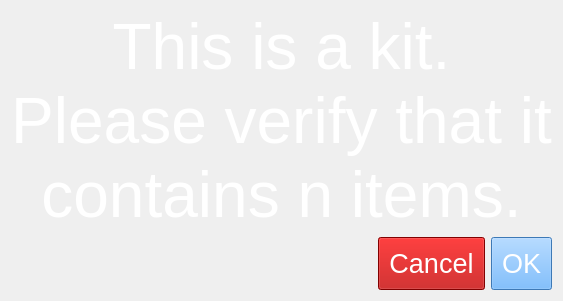
           <widget class="QWidget" name="kitPage">
            <layout class="QVBoxLayout" name="verticalLayout_8">
             <item>
              <widget class="QLabel" name="kitMessage">
               <property name="sizePolicy">
                <sizepolicy hsizetype="Preferred" vsizetype="Preferred">
                 <horstretch>0</horstretch>
                 <verstretch>100</verstretch>
                </sizepolicy>
               </property>
               <property name="styleSheet">
                <string notr="true">font: 75 48pt;
color: rgb(255, 255, 255);</string>
               </property>
               <property name="text">
                <string>This is a kit.
Please verify that it contains n items.</string>
               </property>
               <property name="alignment">
                <set>Qt::AlignCenter</set>
               </property>
               <property name="wordWrap">
                <bool>true</bool>
               </property>
              </widget>
             </item>
             <item>
              <layout class="QHBoxLayout" name="horizontalLayout_5">
               <item>
                <spacer name="horizontalSpacer_11">
                 <property name="orientation">
                  <enum>Qt::Horizontal</enum>
                 </property>
                 <property name="sizeHint" stdset="0">
                  <size>
                   <width>40</width>
                   <height>20</height>
                  </size>
                 </property>
                </spacer>
               </item>
               <item>
                <widget class="QPushButton" name="kitCancelButton">
                 <property name="sizePolicy">
                  <sizepolicy hsizetype="Minimum" vsizetype="Preferred">
                   <horstretch>0</horstretch>
                   <verstretch>0</verstretch>
                  </sizepolicy>
                 </property>
                 <property name="styleSheet">
                  <string notr="true">color: rgb(255, 255, 255);
background-color: rgb(180, 0, 0);
font: 20pt;
padding: 10;</string>
                 </property>
                 <property name="text">
                  <string>Cancel</string>
                 </property>
                </widget>
               </item>
               <item>
                <widget class="QPushButton" name="kitOKButton">
                 <property name="sizePolicy">
                  <sizepolicy hsizetype="Minimum" vsizetype="Preferred">
                   <horstretch>0</horstretch>
                   <verstretch>0</verstretch>
                  </sizepolicy>
                 </property>
                 <property name="styleSheet">
                  <string notr="true">color: rgb(255, 255, 255);
background-color: rgb(85, 170, 255);
font: 20pt;
padding: 10;</string>
                 </property>
                 <property name="text">
                  <string>OK</string>
                 </property>
                </widget>
               </item>
              </layout>
             </item>
            </layout>
           </widget>
